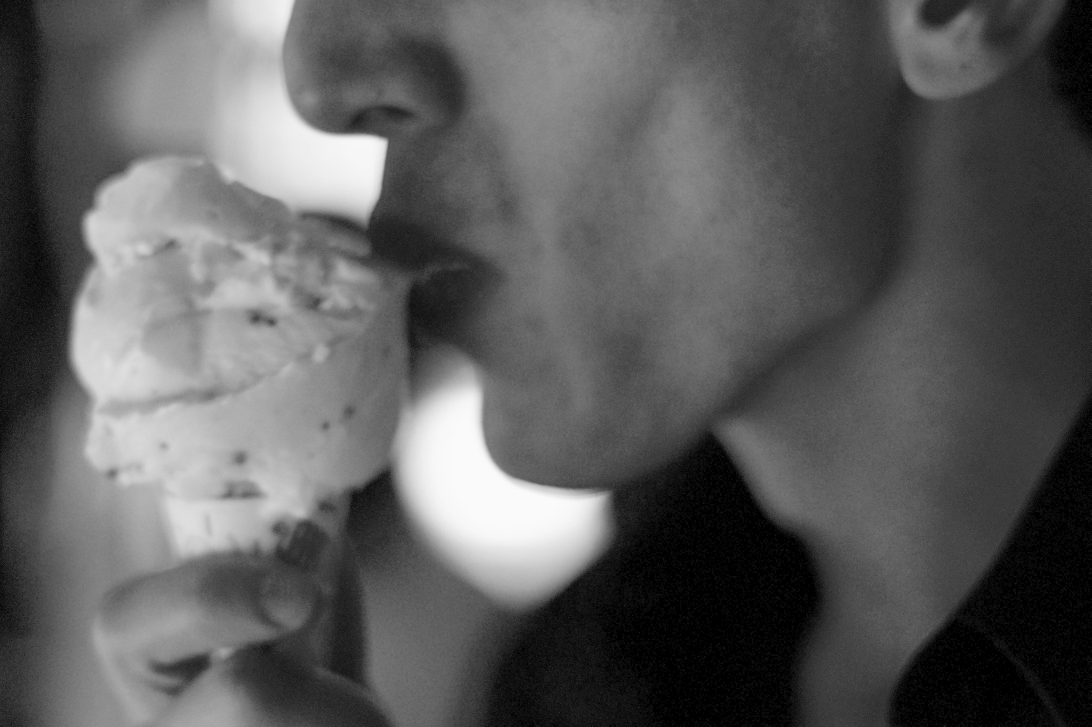
#> input picture lama/saicinpainting/evaluation/masks/countless/images/gcim.jpg, 5456 x 3632 px, found by its file name (shown at 1/5 size); its folder holds only this picture in this run
$ python downsize.py --data_root ../lama/saicinpainting/evaluation/masks/countless/images
#> lines starting #> are read from the running program, lines starting #| are printed output that depends on the picture
import os
import cv2
import numpy as np
import argparse
from tqdm import tqdm

parser = argparse.ArgumentParser()
parser.add_argument("--data_root", type=str, required=True)
parser.add_argument("--factor", type=int, default=2)
args = parser.parse_args()

src_root = os.path.join(args.data_root, "images")
dst_root = os.path.join(args.data_root, f"images_{args.factor}")
os.makedirs(dst_root, exist_ok=True)
os.makedirs(os.path.join(dst_root, "label"), exist_ok=True)
os.makedirs(os.path.join(dst_root, "label255"), exist_ok=True)
fnames = sorted(os.listdir(src_root))
fnames = [f for f in fnames if f[-3:].lower() in ['png', 'jpg']]
fr = 1 / args.factor

for f in tqdm(fnames):
    msk_f = f.replace("jpg", "png")
    img = cv2.imread(os.path.join(src_root, f))
#> img is the input picture: shape (3632, 5456, 3); min 0, max 252, mean 91.4
    msk = cv2.imread(os.path.join(src_root, "label", msk_f))

    img = cv2.resize(img, dsize=(0,0), fx=fr, fy=fr, interpolation=cv2.INTER_AREA)
#> img: shape (1816, 2728, 3)
    msk = cv2.resize(msk, dsize=(0,0), fx=fr, fy=fr, interpolation=cv2.INTER_NEAREST)

    cv2.imwrite(os.path.join(dst_root, f), img)
    cv2.imwrite(os.path.join(dst_root, "label", msk_f), msk)
    cv2.imwrite(os.path.join(dst_root, "label255", msk_f), msk * 255)
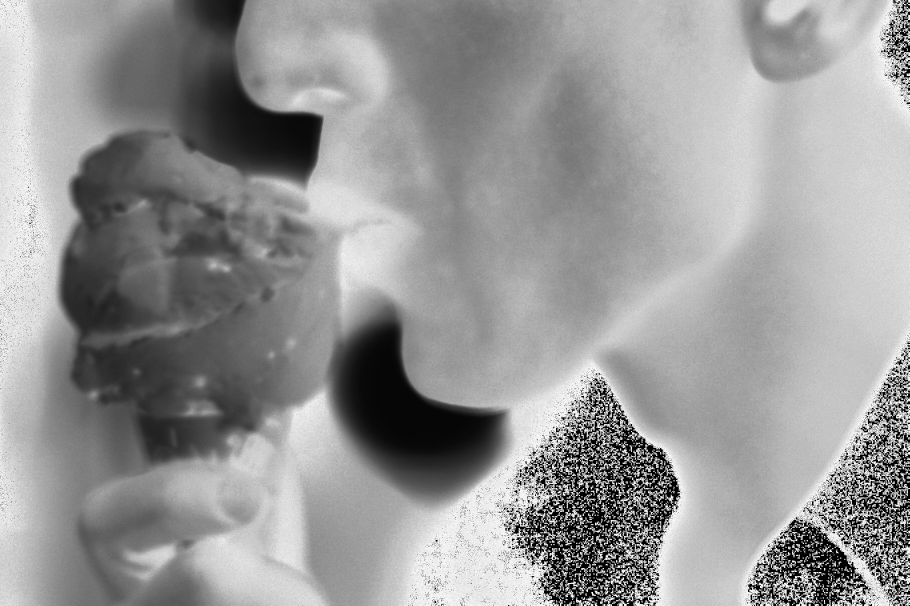
#> saved as gcim.png: shape (1816, 2728, 3) (shown at 1/3 size); min 0, max 255, mean 150.9

$ run again, on lama/saicinpainting/evaluation/masks/countless/images/segmentation.png
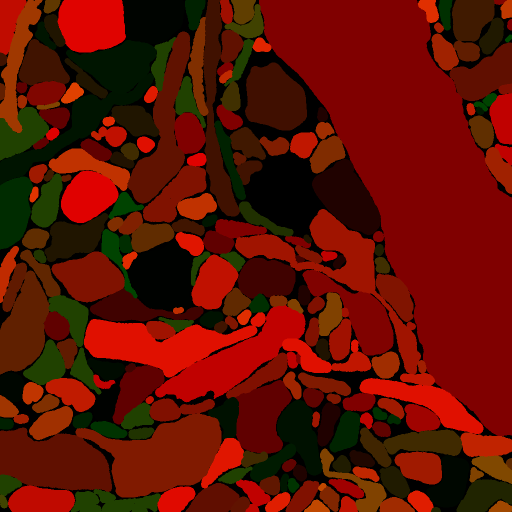
#> input picture lama/saicinpainting/evaluation/masks/countless/images/segmentation.png, 1024 x 1024 px, found by its file name (shown at 1/2 size)
#> img is the input picture: shape (1024, 1024, 3); mean B, G, R 0, 16.2, 97.7
#> img: shape (512, 512, 3)
#> `msk = cv2.resize(msk, dsize=(0,0), fx=fr, fy=fr, interpolation=cv2.INT..`:
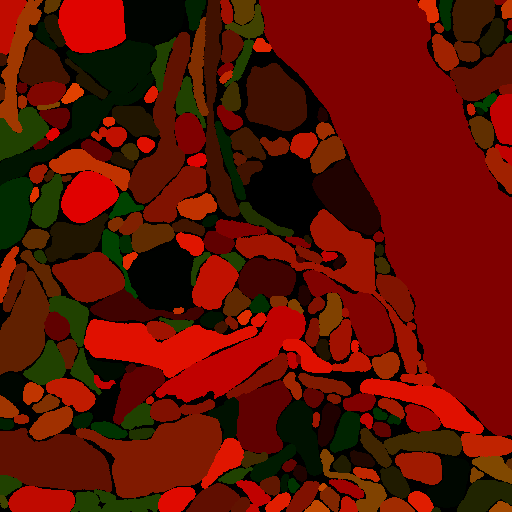
#> msk: shape (512, 512, 3); mean B, G, R 0, 16.2, 97.7
#> `cv2.imwrite(os.path.join(dst_root, "label255", msk_f), msk * 255)`:
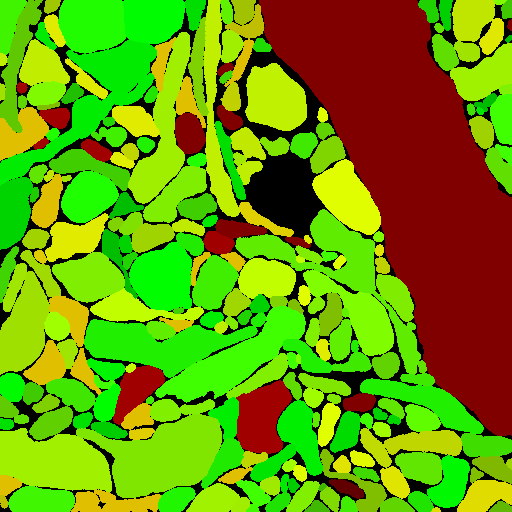
#> saved as segmentation.png: shape (512, 512, 3); mean B, G, R 0, 151.5, 103.4
